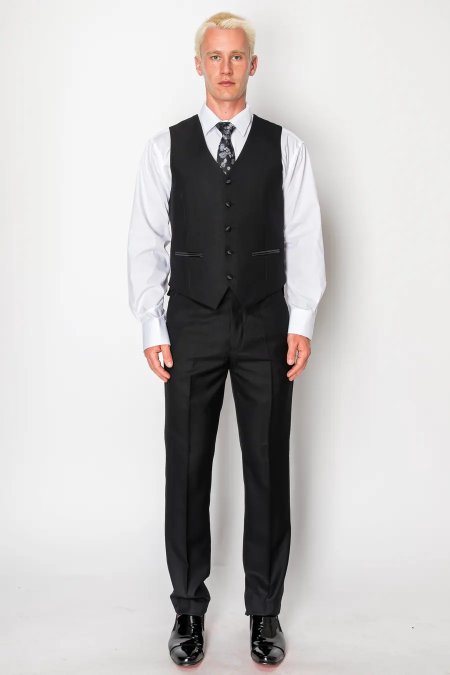
#> input picture assets/img/antonio-uomo/0a8f5042ea91.webp, 900 x 1350 px (shown at 1/2 size)
$ python -i cutlib.py   (imports and definitions only)
#> lines starting #> are read from the running program, lines starting #| are printed output that depends on the picture; after the words box and inside, x2 and y2 are one past the last pixel; in counts of white or black regions, pixels touching at a corner belong together
import numpy as np
from PIL import Image, ImageOps
from scipy import ndimage as ndi

def load(path):
    im = ImageOps.exif_transpose(Image.open(path)).convert("RGB")
#> im is the input picture: PIL image 900x1350 RGB; mean R, G, B 195.5, 193.2, 192.6
    return im, np.asarray(im).astype(np.int16)

def make_alpha(arr, near=247, sat=10, pocket_tol=1.8, shadow_band=0.80):
#> called with near = 247, sat = 10, pocket_tol = 1.8, shadow_band = 0.8
    h, w, _ = arr.shape
#> h = 1350; w = 900
    mn = arr.min(axis=2); mx = arr.max(axis=2)
    cand = (mn >= near) & ((mx - mn) <= sat)
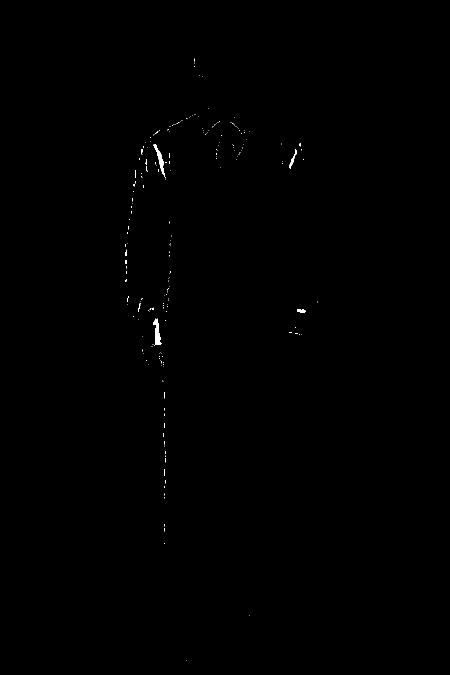
#> cand: shape (1350, 900) bool (shown at 1/2 size); 0.15% white; 212 white regions (205 under 20 px), largest, box (x1, y1, x2, y2) and area: (307, 637, 324, 692) 467, (307, 288, 332, 357) 379, (578, 298, 594, 338) 147
    lab, n = ndi.label(cand)
#> lab: shape (1350, 900) int32; 235 distinct labels, from 0 to 234
#> n = 234
    border = set(np.unique(np.concatenate([lab[0], lab[-1], lab[:, 0], lab[:, -1]]))) - {0}
#> border = 0 items
    bg = np.isin(lab, list(border))
#> bg: shape (1350, 900) bool; every value is 0
    bgmean = arr[bg].mean(axis=0)
#> bgmean = [nan, nan, nan]
    # enclosed pockets whose colour matches the true background (not white shirt)
    sizes = ndi.sum(cand, lab, index=np.arange(1, n + 1))
#> sizes = 234 values, max 464 at index 181, min 1 at index 3, mean 7.82
    for i, s in enumerate(sizes, 1):
        if i in border or s < 60:
            continue
        m = lab == i
        mean = arr[m].mean(axis=0)
        if np.all(np.abs(mean - bgmean) < pocket_tol):
            bg |= m
        elif s < 1000 and abs(mean[2] - mean[0]) < 1.0 and abs(mean[2] - mean[1]) < 1.0 and mean.min() >= 249:
            bg |= m   # thin neutral slivers between arm and body
#> this loop made 234 passes
#> s on passes 1 to 3: 6, 2, 2
    fg = ~bg
#> fg: shape (1350, 900) bool; every value is 1
    # floor shadow: soft neutral grey that is connected to the background through smooth (low-gradient)
    # pixels. Garment edges are hard steps, so light-grey / white trousers are not eaten.
    y0 = int(h * shadow_band)
#> y0 = 1080
    lum = arr.mean(axis=2)
    gy, gx = np.gradient(ndi.gaussian_filter(lum, 1.0))
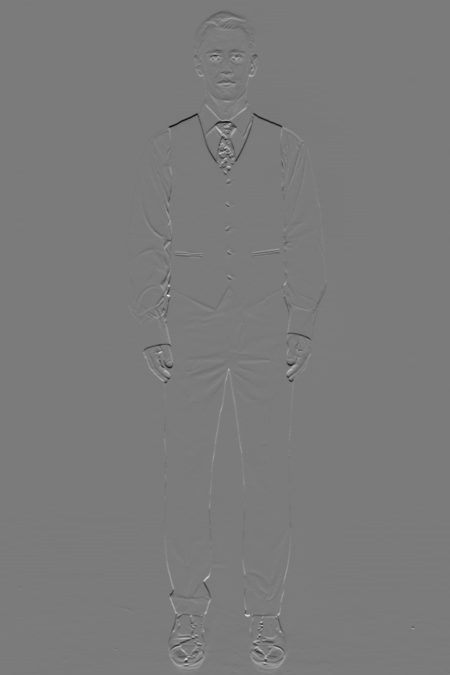
#> gy: shape (1350, 900) float64 (shown at 1/2 size); min -61.53, max 65.84, mean 0; drawn with min black and max white
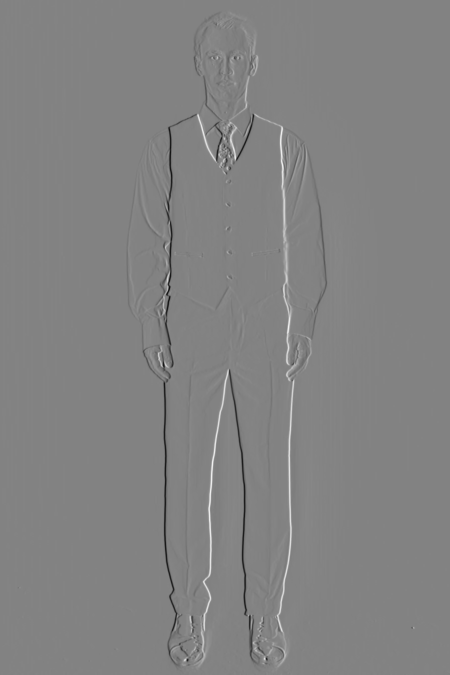
#> gx: shape (1350, 900) float64 (shown at 1/2 size); min -69.72, max 66.29, mean 0; drawn with min black and max white
    smooth = np.hypot(gx, gy) < 2.5
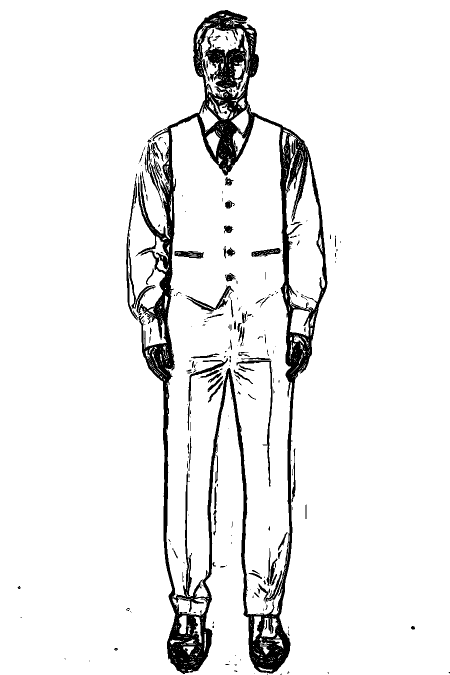
#> smooth: shape (1350, 900) bool (shown at 1/2 size); 92.4% white; 285 black regions (189 under 20 px), largest, box (x1, y1, x2, y2) and area: (252, 20, 655, 1348) 78972, (473, 721, 545, 973) 1147, (371, 570, 468, 624) 943
    soft = np.zeros_like(fg)
    soft[y0:] = (((mx - mn) <= 14) & (lum >= 150) & smooth)[y0:]
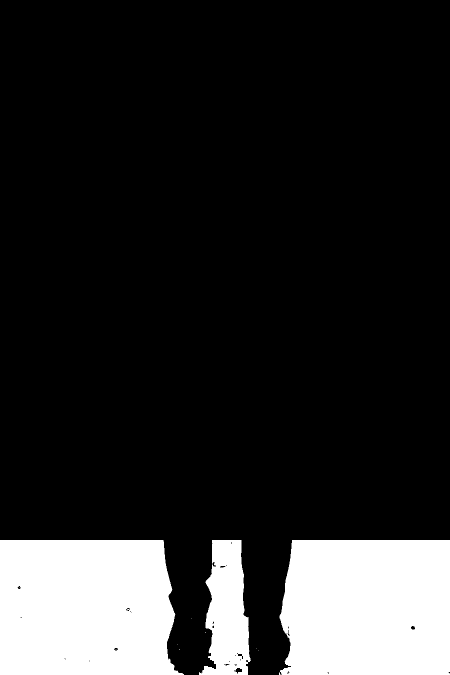
#> soft: shape (1350, 900) bool (shown at 1/2 size); 16.4% white; 12 white regions (9 under 20 px), largest, box (x1, y1, x2, y2) and area: (0, 1080, 368, 1350) 91522, (559, 1080, 900, 1350) 88381, (398, 1080, 502, 1350) 18943
    seed = ndi.binary_dilation(bg, iterations=1)
    lab_s, _ = ndi.label(soft | bg)
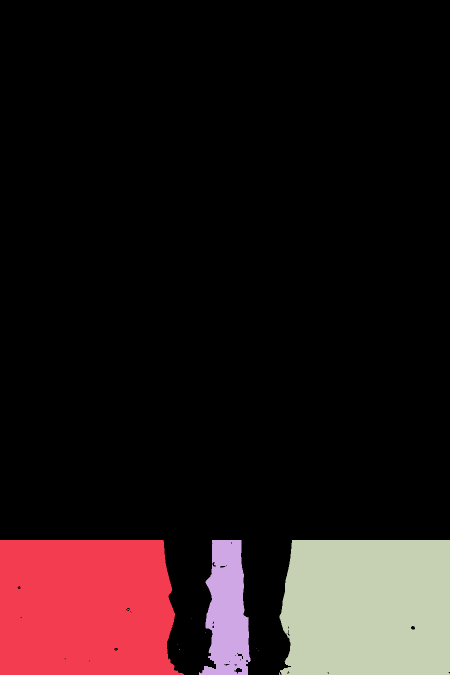
#> lab_s: shape (1350, 900) int32 (shown at 1/2 size); 14 distinct labels, from 0 to 13; one colour per label, 0 black
    ids = np.unique(lab_s[seed & (soft | bg)]); ids = ids[ids > 0]
#> after `ids = np.unique(lab_s[seed & (soft | bg)])`: ids = empty array
    shadow = np.isin(lab_s, ids) & soft
    fg &= ~shadow
    # keep the largest connected piece only (drops stray specks)
    lab2, n2 = ndi.label(fg)
#> lab2: shape (1350, 900) int32; every value is 1
#> n2 = 1
    if n2 > 1:
        sz = ndi.sum(fg, lab2, index=np.arange(1, n2 + 1))
        fg = lab2 == (1 + int(np.argmax(sz)))
    # fill tiny holes inside the figure
    fg = ndi.binary_fill_holes(fg) | fg
    return fg

def defringe_and_feather(arr, fg, erode=1, sigma=0.8, band=3):
#> called with erode = 1, sigma = 0.8, band = 3
    core = ndi.binary_erosion(fg, structure=np.ones((3, 3)), iterations=erode)
#> core: shape (1350, 900) bool; 99.6% white; black in thin lines or dots
    alpha = ndi.gaussian_filter(core.astype(np.float32), sigma)
    interior = ndi.binary_erosion(core, structure=np.ones((3, 3)), iterations=band)
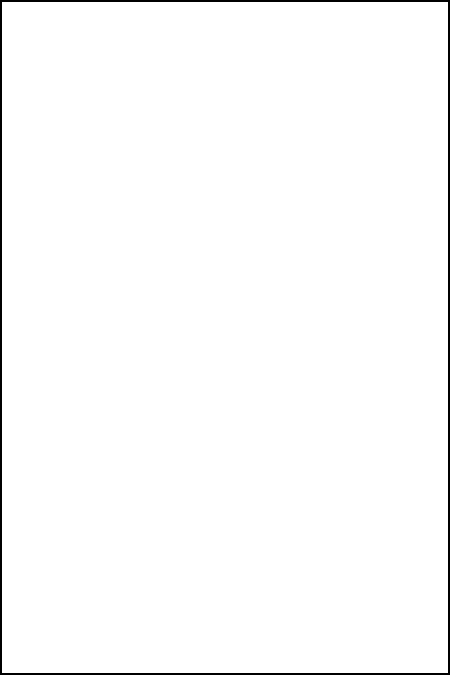
#> interior: shape (1350, 900) bool (shown at 1/2 size); 98.5% white; 1 black region, box (x1, y1, x2, y2) and area: (0, 0, 900, 1350) 17936
    idx = ndi.distance_transform_edt(~interior, return_distances=False, return_indices=True)
    rgb_nearest = arr[idx[0], idx[1]]
    edge = core & ~interior
#> edge: shape (1350, 900) bool; 1.1% white; 1 white region, box (x1, y1, x2, y2) and area: (1, 1, 899, 1349) 13440
    rgb = arr.copy()
    rgb[edge] = rgb_nearest[edge]
#> rgb: shape (1350, 900, 3) int16; mean R, G, B 195.5, 193.2, 192.6
    rgba = np.dstack([np.clip(rgb, 0, 255).astype(np.uint8), (alpha * 255).astype(np.uint8)])
    return Image.fromarray(rgba, "RGBA")

def cutout(path, **kw):
    im, arr = load(path)
    fg = make_alpha(arr, **kw)
    out = defringe_and_feather(arr, fg)
    bbox = out.getchannel("A").point(lambda v: 255 if v > 8 else 0).getbbox()
#> bbox = (0, 0, 900, 1350)
    return out.crop(bbox)

def preview(img, bgcolor=(70, 120, 100)):
    bg = Image.new("RGBA", img.size, bgcolor + (255,))
    return Image.alpha_composite(bg, img).convert("RGB")


# [11 lines left out: function keep_largest_alpha, not called in this run]

>>> result = cutout('../assets/img/antonio-uomo/0a8f5042ea91.webp')
